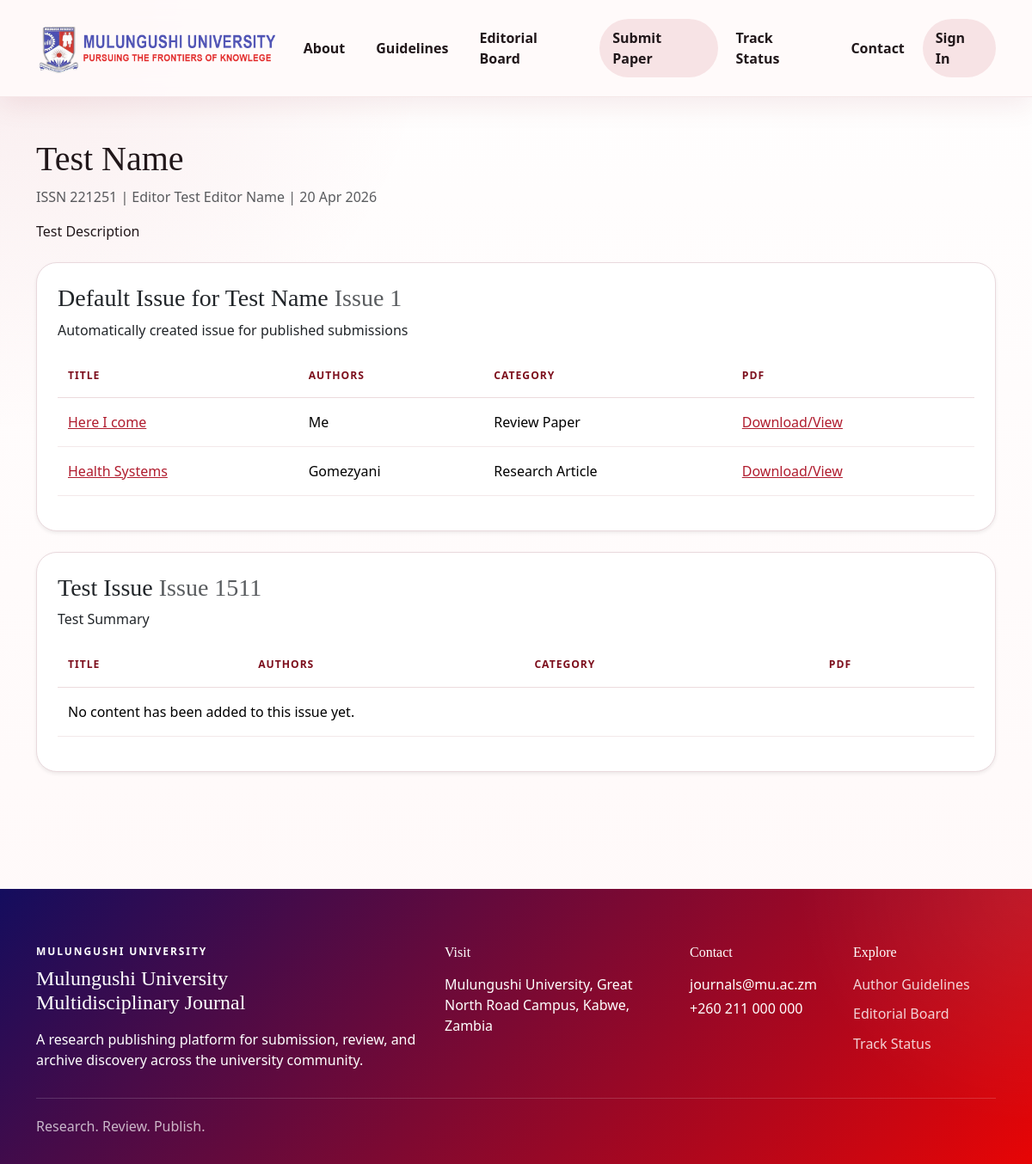
The page /volumes/test-name/ on the database its author committed.
### journal/models.py (models this page shows, shortened)
class TimeStampedModel(models.Model):
    created_at = models.DateTimeField(auto_now_add=True)
    updated_at = models.DateTimeField(auto_now=True)
    class Meta:
        abstract = True

class Volume(TimeStampedModel):
    name = models.CharField(max_length=255)
    slug = models.SlugField(unique=True, blank=True)
    issn = models.CharField(max_length=50)
    editor_name = models.CharField(max_length=255)
    publication_date = models.DateField()
    thumbnail = models.ImageField(upload_to="volumes/thumbnails/", blank=True, null=True)
    description = models.TextField(blank=True)
    is_active = models.BooleanField(default=True)
    class Meta:
        ordering = ["-publication_date", "-created_at"]

class Issue(TimeStampedModel):
    volume = models.ForeignKey(Volume, on_delete=models.CASCADE, related_name="issues")
    title = models.CharField(max_length=255)
    number = models.PositiveIntegerField()
    publication_date = models.DateField()
    summary = models.TextField(blank=True)
    is_active = models.BooleanField(default=True)
    class Meta:
        unique_together = ("volume", "number")
        ordering = ["-publication_date", "number"]

class Article(TimeStampedModel):
    CATEGORY_CHOICES = [
        ("research", "Research Article"),
        ("review", "Review Paper"),
        ("case-study", "Case Study"),
        ("editorial", "Editorial"),
        ("short-communication", "Short Communication"),
    ]
    volume = models.ForeignKey(Volume, on_delete=models.CASCADE, related_name="articles")
    issue = models.ForeignKey(Issue, on_delete=models.CASCADE, related_name="articles")
    category = models.CharField(max_length=50, choices=CATEGORY_CHOICES)
    title = models.CharField(max_length=255)
    slug = models.SlugField(unique=True, blank=True)
    authors = models.CharField(max_length=500)
    abstract = models.TextField(blank=True)
    pdf_file = models.FileField(
        upload_to="articles/pdfs/",
        blank=True,
        null=True,
        validators=[FileExtensionValidator(["pdf"])],
    )
    pdf_url = models.URLField(blank=True)
    doi = models.CharField(max_length=120, blank=True)
    citation_text = models.TextField(blank=True)
    preview_watermark_ready = models.BooleanField(default=False)
    is_active = models.BooleanField(default=True)
    published_at = models.DateField(default=timezone.now)
    class Meta:
        ordering = ["-published_at", "-created_at"]
    @property
    def pdf_link(self):
        if self.pdf_file:
            return self.pdf_file.url
        return self.pdf_url

### journal/views.py (the view)
# urls.py: path("volumes/<slug:slug>/", views.volume_detail, name="volume-detail"),
def volume_detail(request, slug):
    volume = get_object_or_404(Volume.objects.prefetch_related("issues__articles"), slug=slug, is_active=True)
    return render(request, "public/volume_detail.html", {"volume": volume})

### journal/context_processors.py (called while the page is built)
def site_settings(request):
    return {
        "SITE_NAME": settings.SITE_NAME,
        "SITE_SHORT_NAME": settings.SITE_SHORT_NAME,
        "SITE_EMAIL": settings.SITE_EMAIL,
        "SITE_PHONE": settings.SITE_PHONE,
        "SITE_ADDRESS": settings.SITE_ADDRESS,
        "HCAPTCHA_SITE_KEY": settings.HCAPTCHA_SITE_KEY,
    }

### templates/public/volume_detail.html
{% extends "base.html" %}
{% block content %}
<section class="py-5">
    <div class="container">
        <div class="mb-4">
            <h1>{{ volume.name }}</h1>
            <p class="text-muted">ISSN {{ volume.issn }} | Editor {{ volume.editor_name }} | {{ volume.publication_date|date:"d M Y" }}</p>
            <p>{{ volume.description }}</p>
        </div>
        {% for issue in volume.issues.all %}
        {% if issue.is_active %}
        <div class="card border-0 shadow-sm mb-4">
            <div class="card-body">
                <h3>{{ issue.title }} <span class="text-muted">Issue {{ issue.number }}</span></h3>
                <p>{{ issue.summary }}</p>
                <div class="table-responsive">
                    <table class="table">
                        <thead><tr><th>Title</th><th>Authors</th><th>Category</th><th>PDF</th></tr></thead>
                        <tbody>
                            {% for article in issue.articles.all %}
                            {% if article.is_active %}
                            <tr>
                                <td><a href="{% url 'article-detail' article.slug %}">{{ article.title }}</a></td>
                                <td>{{ article.authors }}</td>
                                <td>{{ article.get_category_display }}</td>
                                <td>{% if article.pdf_link %}<a href="{{ article.pdf_link }}" target="_blank">Download/View</a>{% else %}<span class="text-muted">Unavailable</span>{% endif %}</td>
                            </tr>
                            {% endif %}
                            {% empty %}
                            <tr><td colspan="4">No content has been added to this issue yet.</td></tr>
                            {% endfor %}
                        </tbody>
                    </table>
                </div>
            </div>
        </div>
        {% endif %}
        {% endfor %}
    </div>
</section>
{% endblock %}

### static/css/site.css (style rules this page uses)
:root { --mu-red: #b01c2e; --mu-red-deep: #7d0f1d; --mu-red-soft: #f8d9de; --mu-ink: #21171a; --mu-muted: #6f5d63; --mu-line: #e9d9dd; --mu-surface: #fff8f8; --mu-paper: #ffffff; --mu-shadow: 0 18px 45px rgba(122, 18, 35, 0.12); --mu-radius: 24px; }
html { scroll-behavior: smooth; }
body { background: radial-gradient(circle at top left, rgba(176, 28, 46, 0.08), transparent 28%), linear-gradient(180deg, #fffefe 0%, #fff8f8 100%); color: var(--mu-ink); font-family: "Segoe UI", "Trebuchet MS", Arial, sans-serif; }
h1, h2, h3, h4, h5, .navbar-brand { font-family: Georgia, "Times New Roman", serif; text-wrap: balance; }
a { color: var(--mu-red); transition: color 180ms ease, background-color 180ms ease, border-color 180ms ease, box-shadow 180ms ease, transform 180ms ease; }
.archive-item, .article-item, .card { background: var(--mu-paper); border: 1px solid var(--mu-line) !important; border-radius: var(--mu-radius); overflow: hidden; box-shadow: var(--mu-shadow); }
.table { --bs-table-bg: transparent; }
.table thead th { color: var(--mu-red-deep); border-bottom-color: rgba(125, 15, 29, 0.15); text-transform: uppercase; letter-spacing: 0.08em; font-size: 0.76rem; }
.table > :not(caption) > * > * { padding: 1rem 0.75rem; border-bottom-color: rgba(125, 15, 29, 0.09); }
.admin-content .card-body, .card-body { padding: 1.5rem; }

### rows shown on the page
Volume: name "Test Name", issn "221251", editor_name "Test Editor Name", publication_date "20 Apr 2026", description "Test Description"
Issue: title "Default Issue for Test Name", number "1", summary "Automatically created issue for published submissions"
Article: title "Here I come", authors "Me", category "Review Paper"
Article: title "Health Systems", authors "Gomezyani", category "Research Article"
Issue: title "Test Issue", number "1511", summary "Test Summary"

### other values the page prints
{{ SITE_NAME }} "Mulungushi University Multidisciplinary Journal"
{{ SITE_ADDRESS }} "Mulungushi University, Great North Road Campus, Kabwe, Zambia"
{{ SITE_EMAIL }} "journals@mu.ac.zm"
{{ SITE_PHONE }} "+260 211 000 000"
